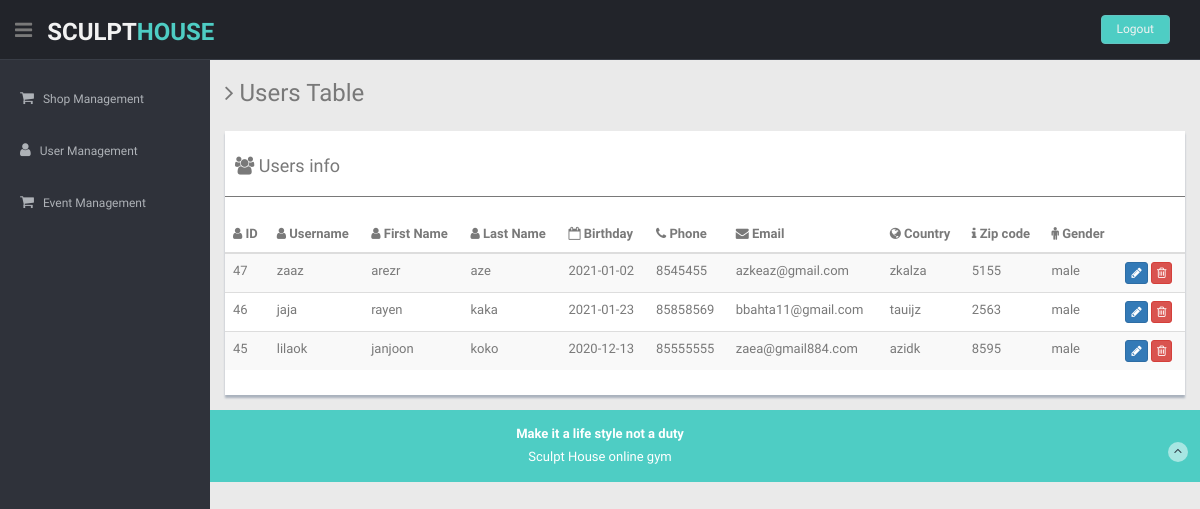
Page /sculpthouse_back/basic_table.php (signed in) on the earlier database version.
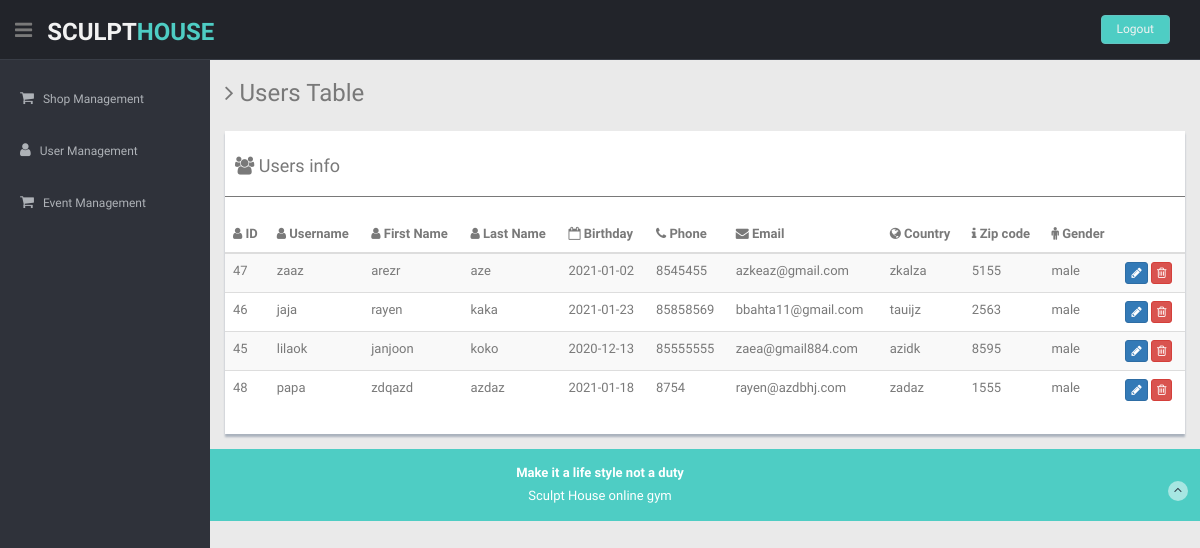
Same page on the later database version.
### tables this page shows
CREATE TABLE IF NOT EXISTS `users` (
  `id` int(11) NOT NULL AUTO_INCREMENT,
  `firstname` varchar(100) NOT NULL,
  `lastname` varchar(100) NOT NULL,
  `birthday` date NOT NULL,
  `phone` int(8) NOT NULL,
  `email` text NOT NULL,
  `height` int(3) NOT NULL,
  `weight` int(3) NOT NULL,
  `goalweight` int(3) NOT NULL,
  `sport` text NOT NULL,
  `country` text NOT NULL,
  `zipcode` int(4) NOT NULL,
  `username` text NOT NULL,
  `gender` text NOT NULL,
  `password` text NOT NULL,
  `confirmation_token` varchar(20) DEFAULT NULL,
  `confirmed_at` date DEFAULT NULL,
  `type` text NOT NULL,
  PRIMARY KEY (`id`)
);

### sculpthouse_back/basic_table.php (the view, shortened to what this page needs)
<?php require 'header_sidebar.php' ;
      require 'db.php' ;
      $req=$pdo ->prepare('SELECT * FROM users ');
       $req->execute();
       $listeUsers=$req->fetchall();
?>
    <section id="main-content">
      <section class="wrapper">
        <h3><i class="fa fa-angle-right"></i> Users Table</h3>
        <div class="row mt">
          <div class="col-md-12">
            <div class="content-panel">
              <table class="table table-striped table-advance table-hover">
                <h4><i class="fa fa-users"></i> Users info</h4>
                <hr>
                <thead>
                  <tr>
                  <th><i class="fa fa-user"></i> ID </th>
                  <th><i class="fa fa-user"></i> Username </th>
                    <th><i class="fa fa-user"></i> First Name </th>
                    <th ><i class="fa fa-user"></i> Last Name</th>
                    <th><i class="fa fa-calendar-o"></i> Birthday</th>
                    <th><i class="fa fa-phone"></i> Phone </th>
                    <th><i class="fa fa-envelope"></i> Email </th>
                    <th><i class="fa fa-globe"></i> Country </th>
                    <th><i class="fa fa-info"></i> Zip code </th>
                    <th><i class=" fa fa-male"></i> Gender</th>
                    <th></th>
                  </tr>
                </thead>
                <tbody>
			<?PHP
				foreach($listeUsers as $user):
			?>
                  <tr>
                  <td><?= $user->id; ?></td>
                  <td><?= $user->username; ?></td>
					<td><?= $user->firstname ?></td>
					<td><?= $user->lastname ?></td>
					<td><?= $user->birthday ?></td>
					<td><?= $user->phone ?></td>
					<td><?= $user->email ?></td>
					<td><?= $user->country ?></td>
					<td><?= $user->zipcode ?></td>
					<td><?= $user->gender ?></td>
                    <td>
                      <button class="btn btn-primary btn-xs" onclick="window.location.href = 'form_validation.php?id=<?= $user->id ?>';"> <i class="fa fa-pencil" ></i></button>
                      <button class="btn btn-danger btn-xs" onclick="window.location.href = 'delete.php?id=<?= $user->id ?>';"> <i class="fa fa-trash-o "></i></button>
                   </td>
                  </tr>
                  <?php endforeach ; ?>
                </tbody>
              </table>
            </div>
          </div>
        </div>
      </section>
    </section>
    <?php require 'footer.php' ; ?>
  </section>
</body>
</html>

Differences in the rows shown:
added users: id "48", username "papa", firstname "zdqazd", lastname "azdaz", birthday "2021-01-18", phone "8754", email "rayen@azdbhj.com", country "zadaz", zipcode "1555", gender "male"
